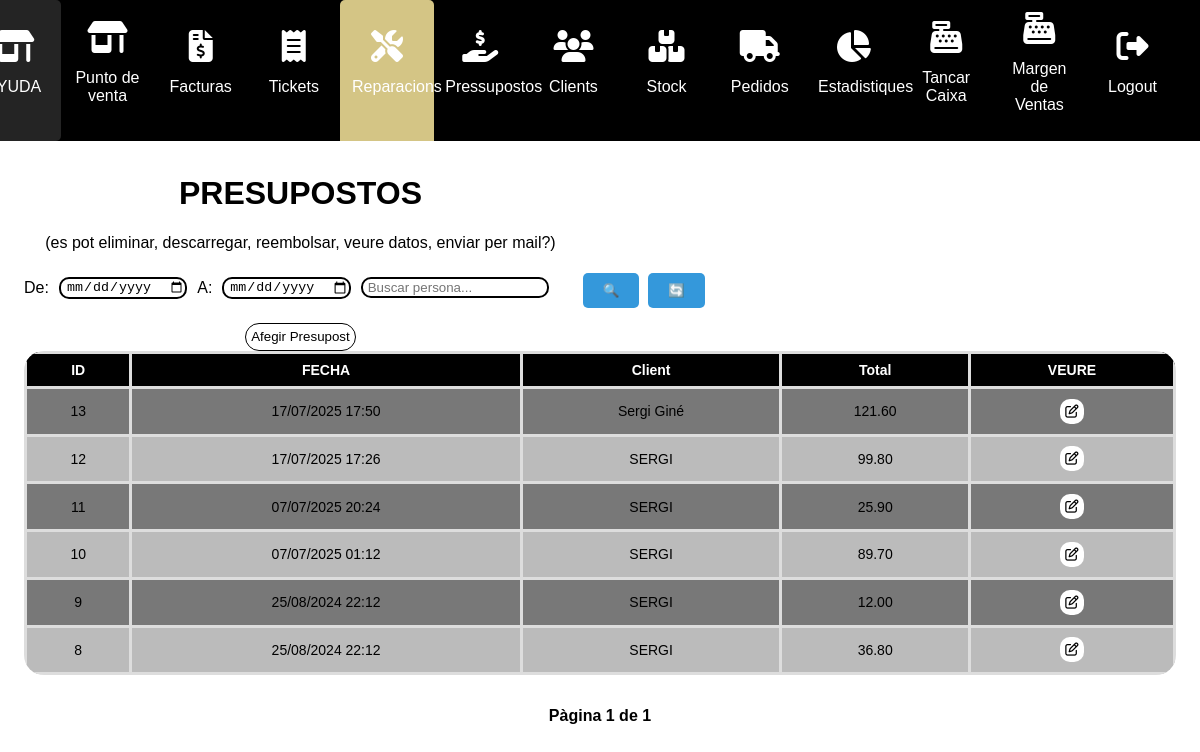
The app's page /reparacions/ (signed in) with its own data.
### myapp/models.py (models this page shows)
class Reparacio(models.Model):
    persona_id=models.IntegerField()
    date=models.DateTimeField()
    facturat=models.CharField(max_length=100, default="no")
    total= models.DecimalField(max_digits=9999999, decimal_places=2)
    metodo_pago     = models.CharField(
                          max_length=20,
                          choices=[('Targeta','Targeta'),('Efectivo','Efectiu')],
                          default='Targeta'
                      )

### myapp/views.py (the view, shortened to what this page needs)
# urls.py: path("reparacions/", views.reparacions, name="reparacions"),
@login_required
def reparacions(request):
    data_inici = request.GET.get('data_inicio')
    data_fi = request.GET.get('data_fi')
    search = request.GET.get('search')
    reparacions = Reparacio.objects.all().order_by('-date')
    if search:
        personas_nom = Persona.objects.filter(nombre__icontains=search)
        personas_tel = Persona.objects.filter(telefono__icontains=search)
        personas = personas_nom | personas_tel
        reparacions = reparacions.filter(persona_id__in=personas.values_list('id', flat=True))
    page_number = request.GET.get('page', 1)
    paginator = Paginator(reparacions, 8)
    page = paginator.get_page(page_number)
    for repara in page:
        try:
            repara.persona_id = Persona.objects.get(id=repara.persona_id).nombre
        except Persona.DoesNotExist:
            repara.persona_id = "Desconegut"
    personas = Persona.objects.all()
    producte = Producto.objects.all()
    return render(request, "reparacions.html", {
        "reparacions": page,
        "data_inicio": data_inici or '',
        "data_fi": data_fi or '',
        "search": search or '',
        "persona": personas,
        "producte": producte
    })

### myapp/templates/reparacions.html (shortened to what this page needs)
{% extends "layouts/base.html" %}
{% block content %}
<!DOCTYPE html>
<html lang="en">
<head>
</head>
<body>
<div class="main-content">
    <div class="products-section">
        <h1>PRESUPOSTOS</h1>
<p>(es pot eliminar, descarregar, reembolsar, veure datos, enviar per mail?)</p>
             <div style="display: flex; align-items: center; gap: 10px; margin-bottom: 10px;">
  <form method="get" style="display: flex; align-items: center; gap: 10px; margin: 0;">
    <label for="data-inicio">De:</label>
    <input type="date" id="data-inicio" name="data_inicio" value="{{ data_inicio }}">
    <label for="data-fin">A:</label>
    <input type="date" id="data-fin" name="data_fi" value="{{ data_fi }}">
    <input type="text" name="search" value="{{ search }}" placeholder="Buscar persona...">
    <button type="submit" class="blue-button">🔍</button>
  </form>
  <form method="get" style="margin: 0; margin-left: 10px;">
    <button type="submit" class="blue-button">🔄</button>
  </form>
</div>
<button id="afegir-reparacio-btn">Afegir Presupost</button>
    </div>
    <form method="post">
        <table id="productTable">
            <thead>
            <tr>
                <th>ID</th>
                <th>FECHA</th>
               <th>Client</th>
                <th>Total</th>
                <th>VEURE</th>
            </tr>
            </thead>
            <tbody>
            {% for reparacio in reparacions %}
            <tr class="filaTicket">
                <td>{{ reparacio.id }}</td>
               <td>{{ reparacio.date|date:"d/m/Y H:i" }}</td>
                <td>{{ reparacio.persona_id }} </td>
                <td>{{ reparacio.total }} </td>
                <td><button type="button" class="popup-trigger" data-reparacio-id="{{ reparacio.id }}"><i
                        class="fa-regular fa-pen-to-square"></i></button></td>
            </tr>
            {% endfor %}
            </tbody>
        </table>
        <div style="text-align: center; margin-top: 2rem;">
  <span style="margin: 0 1rem; font-weight: bold;">
    Pàgina {{ reparacions.number }} de {{ reparacions.paginator.num_pages }}
  </span>
</div>
    </form>
    </div>
</body>
</html>
{% endblock %}

### myapp/static/styles/main.css (style rules this page uses)
body { margin: 0; padding: 0; font-family: Arial, sans-serif; background: rgba(255, 255, 255, 0.499); color: #000000; }
.main-content { padding: 2%; overflow: hidden; margin-top:130px; }
.products-section { float: left; width: 48%; margin-right: 2%; }
table { width: auto; border-collapse: collapse; }
table th, table td { text-align: center; padding: 8px; }
table th { background-color: #000000; color: #ffffff; text-align: center; }
tr:nth-child(even) { background-color: #bbbbbb; }
tr:nth-child(odd) { background-color: #787878; }
#productTable { border-radius: 20px; overflow: hidden; -webkit-border-radius: 20px; -moz-border-radius: 20px; -ms-border-radius: 20px; -o-border-radius: 20px; font-size: 14px; }
input { border-radius: 10px; -webkit-border-radius: 10px; -moz-border-radius: 10px; -ms-border-radius: 10px; -o-border-radius: 10px; text-decoration: none; display: inline-block; border: 2px black solid; padding-left: 5px; }
td button, cart-button button { display: inline-block; border: none; border-radius: 10px; border:none; padding: 5px; -webkit-border-radius: 10px; -moz-border-radius: 10px; -ms-border-radius: 10px; -o-border-radius: 10px; margin: 1%; }
.blue-button { background-color: blue; color: white; border-radius:5px; border: none; padding: 10px 20px; cursor: pointer; margin-right: 10px; :; -webkit-border-radius:5px; -moz-border-radius:5px; -ms-border-radius:5px; -o-border-radius:5px; margin-left: 4%; }
.blue-button { background-color: #3498db; color: white; }
body { color: #000000; text-align:center; }
#productTable { width: 100%; border-collapse: collapse; }
#productTable th, #productTable td { border: 3px solid #ddd; padding: 8px; text-align: center; }
#productTable th { background-color: black; }
button { display: inline-block; border: none; border-radius: 50px; border: 1px solid black; background:white; padding:1%; margin-top:5px; }

### myapp/templates/reparacions.html (style rules this page uses)
body { font-family: Arial, sans-serif; }

### records on screen
Reparacio: id "13", date "17/07/2025 17:50", persona_id "Sergi Giné", total "121.60"
Reparacio: id "12", date "17/07/2025 17:26", persona_id "SERGI", total "99.80"
Reparacio: id "11", date "07/07/2025 20:24", persona_id "SERGI", total "25.90"
Reparacio: id "10", date "07/07/2025 01:12", persona_id "SERGI", total "89.70"
Reparacio: id "9", date "25/08/2024 22:12", persona_id "SERGI", total "12.00"
Reparacio: id "8", date "25/08/2024 22:12", persona_id "SERGI", total "36.80"

### other values on screen
{{ reparacions.number }} "1"
{{ reparacions.paginator.num_pages }} "1"
